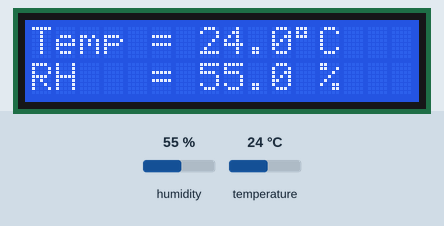
This sketch was run on a simulated Arduino Uno, built with avr-gcc and run on an emulated ATmega328P. On the bench: 16×2 character LCD. The inputs (shaded band) are chosen by the test bench; at power-on: humidity 55 %, temperature 24 °C.

Above: at 1.6 s.
1.7 s: humidity set to 22 %
At 4.0 s:
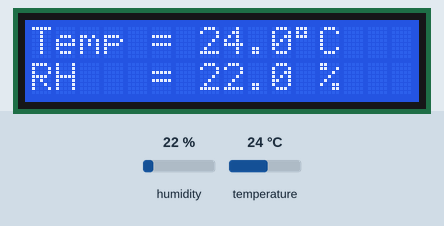
4.5 s: temperature set to 12 °C
At 6.0 s:
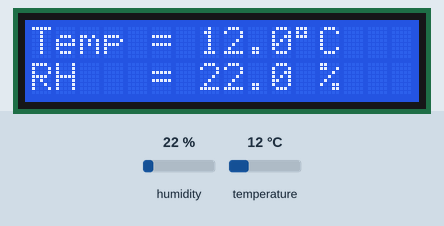
7.3 s: humidity set to 40 %
At 10.1 s:
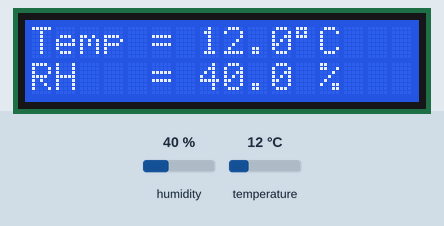
10.6 s: temperature set to 19 °C
At 12.1 s:
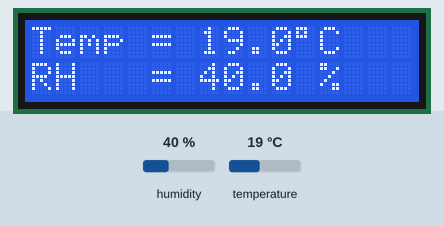
Timing chart, 0 to 13.6 s (numbered marks = the images above; inputs shaded):
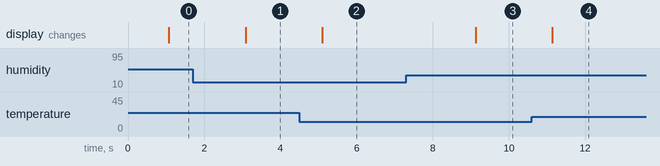

Measured:
- after the input at 1.7 s, the display: changes after 1.4 s (image 1)
- after the input at 4.5 s, the display: changes after 0.60 s (image 2)
- after the input at 7.3 s, the display: changes after 1.8 s (image 3)
- after the input at 10.6 s, the display: changes after 0.54 s (image 4)

The sketch:

HUMID2.ino
```cpp
#include <DHT.h>

// Interfacing Arduino with DHT11 humidity and temperature sensor

// include LCD library code
#include <LiquidCrystal.h>
// include DHT library code

#define DHTPIN 8          // DHT11 data pin is connected to Arduino pin 8

 DHT dht;
// LCD module connections (RS, E, D4, D5, D6, D7)
LiquidCrystal lcd(7, 6, 5, 4, 3, 2);

char temperature[] = "Temp = 00.0 C  ";
char humidity[]    = "RH   = 00.0 %  ";
void setup() {
  // set up the LCD's number of columns and rows
  lcd.begin(16, 2);
  dht.setup(DHTPIN);
}

void loop() {
  delay(1000);           // wait 1s between readings
  // Read humidity
  byte RH = dht.getHumidity();
  //Read temperature in degree Celsius
  byte Temp = dht.getTemperature();

  // Check if any reads failed and exit early (to try again)
  if (isnan(RH) || isnan(Temp)) {
    lcd.clear();
    lcd.setCursor(5, 0);
    lcd.print("Error");
    return;
  }

  temperature[7]     = Temp / 10 + 48;
  temperature[8]     = Temp % 10 + 48;
  temperature[11]    = 223;
  humidity[7]        = RH / 10 + 48;
  humidity[8]        = RH % 10 + 48;
  lcd.setCursor(0, 0);
  lcd.print(temperature);
  lcd.setCursor(0, 1);
  lcd.print(humidity);
}
```
